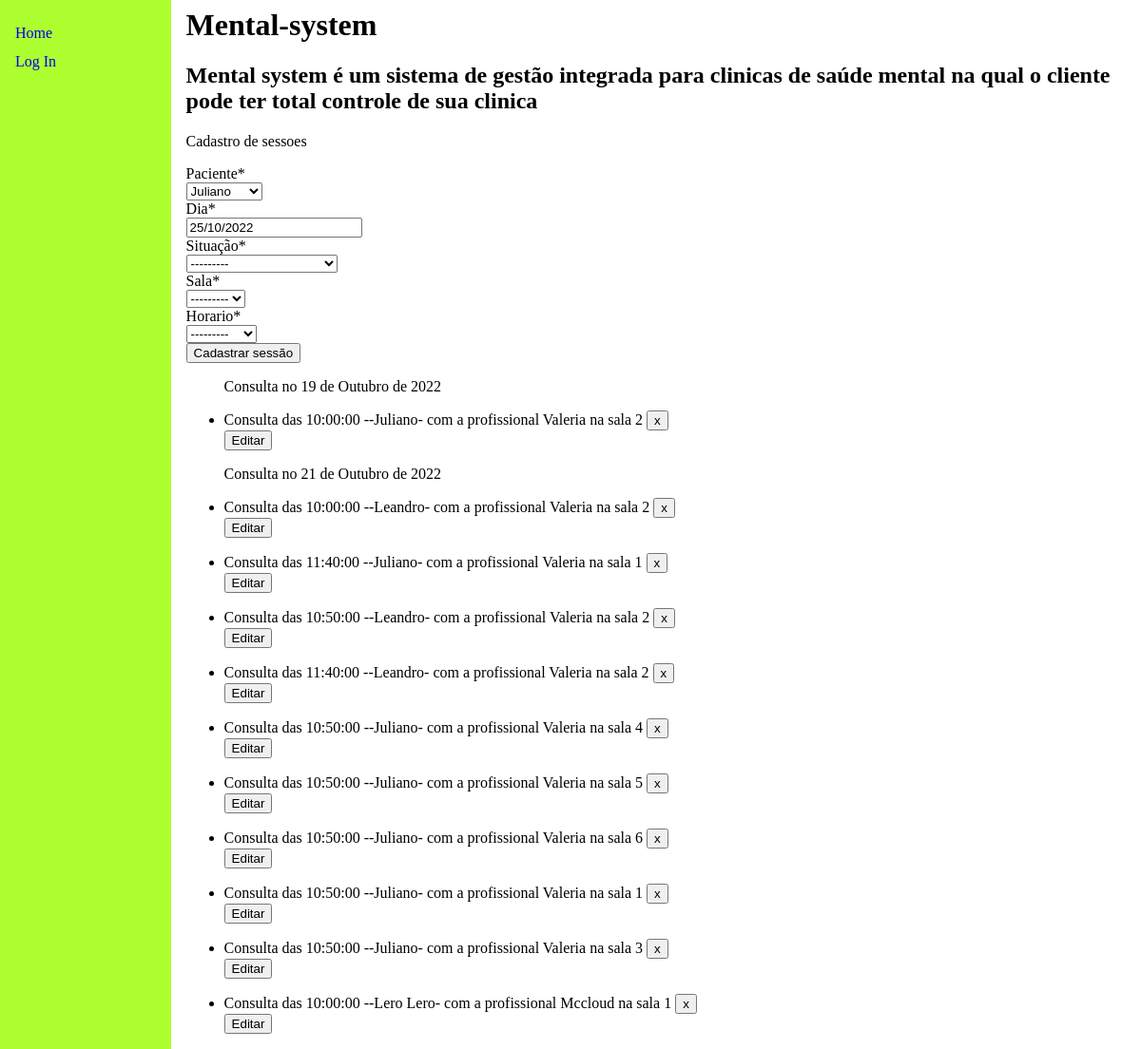
The page /Cadastro_sessoes/ on the database its author committed.
### marcacao/models.py (models this page shows, shortened)
class Horarios(models.Model):
    id = models.BigAutoField(primary_key=True)
    horario=models.TimeField()
    def __str__(self):
        return str(self.horario)

class Consulta(models.Model):
    situacoes=(("PC","Pendente Confirmação"),("C","Confirmado"),
    ("F","Falta"),("FJ","Falta Justificada"),("P","Presença"),
    ("R","Reposição"))
    paciente=models.ForeignKey(Paciente,on_delete=models.CASCADE,default=" ")
    dia=models.DateField(default=timezone.now())
    situação=models.CharField(max_length=10,choices=situacoes)
    sala=models.ForeignKey(Sala,on_delete=models.CASCADE)
    horario=models.ForeignKey(Horarios,on_delete=models.CASCADE)
    class Meta:
        constraints=[models.UniqueConstraint(
                fields=["sala","horario","dia"],
                name="Atendimento_unico"
            )
        ]

class Paciente(models.Model):
    nome=models.CharField(max_length=100,unique=True)
    Plano=models.ForeignKey(Planos, on_delete=models.CASCADE)
    data_nascimento=models.DateField()
    profissional=models.ForeignKey(Profissional,on_delete=models.CASCADE,blank=True)
    email=models.EmailField(blank=True)
    telefone=models.CharField(max_length=15,blank=True)
    cpf=models.CharField(max_length=11,blank=True)
    carteira_plano=models.CharField(max_length=30,blank=True)
    def __str__(self):
        return self.nome

class Profissional(models.Model):
    nome=models.CharField(max_length=100)
    especialidade=models.CharField(max_length=100)
    def __str__(self):
        return self.nome

class Sala(models.Model):
    id = models.BigAutoField(primary_key=True)
    def __str__(self):
        return str(self.id)

### marcacao/views.py (the view, shortened to what this page needs)
# urls.py: path('Cadastro_sessoes/', views.criar_consulta, name='cadastro_sessões'),
def criar_consulta(request):
    dias = Consulta.objects.dates("dia", "day")
    consultas = Consulta.objects.all()
    form = CriarConsulta()
    return render(request, "marcacao/Cadastro_sessoes.html", {'form': form, 'consultas': consultas, 'dias': dias})

### marcacao/forms.py
class CriarConsulta(forms.ModelForm):
   class Meta:
        model=Consulta
        fields= '__all__'

### marcacao/templates/marcacao/Cadastro_sessoes.html (shortened to what this page needs)
{% extends "marcacao/index.html" %}
{% block main %}
{% load crispy_forms_tags %}
    <p>Cadastro de sessoes </p>
    <div class="formulario">
    <form method="post" action=" ",name= salvar>
        {{form|crispy}}
        <button type=" submit" , name="salvar" class="formularioC"> Cadastrar sessão</button>
    </form>
    </div>
    <ul>
        {% for dia in dias %}
            <p> Consulta no {{dia|date}}</p>
                {% for consulta in consultas%}
                    {% if consulta.dia == dia  %}
                    <li> Consulta das {{consulta.horario}} --{{consulta.paciente}}- com a profissional {{consulta.paciente.profissional}} na sala {{consulta.sala}}
                        <form method="post" action="" style=display:inline>
                        <button name= apagar type= submit value={{consulta.id}} > x </button>
                        </form>
                        <form method="post" action="/Consultas/editar/{{consulta.id}}">
                            <button  type= submit > Editar </button>
                        </form>
                    </li>
                    {%endif%}
                {% endfor %}
        {%endfor%}
    </ul>
{% endblock%}

### rows shown on the page
Horarios: horario "---------"
Consulta: horario "10:00:00", paciente "Juliano", paciente.profissional "Valeria", sala "2", {{ consulta.id }} 63 (drawn)
Consulta: horario "10:00:00", paciente "Leandro", paciente.profissional "Valeria", sala "2", {{ consulta.id }} 65 (drawn)
Consulta: horario "11:40:00", paciente "Juliano", paciente.profissional "Valeria", sala "1", {{ consulta.id }} 66 (drawn)
Consulta: horario "10:50:00", paciente "Leandro", paciente.profissional "Valeria", sala "2", {{ consulta.id }} 67 (drawn)
Consulta: horario "11:40:00", paciente "Leandro", paciente.profissional "Valeria", sala "2", {{ consulta.id }} 68 (drawn)
Consulta: horario "10:50:00", paciente "Juliano", paciente.profissional "Valeria", sala "4", {{ consulta.id }} 69 (drawn)
Consulta: horario "10:50:00", paciente "Juliano", paciente.profissional "Valeria", sala "5", {{ consulta.id }} 70 (drawn)
Consulta: horario "10:50:00", paciente "Juliano", paciente.profissional "Valeria", sala "6", {{ consulta.id }} 71 (drawn)
Consulta: horario "10:50:00", paciente "Juliano", paciente.profissional "Valeria", sala "1", {{ consulta.id }} 72 (drawn)
Consulta: horario "10:50:00", paciente "Juliano", paciente.profissional "Valeria", sala "3", {{ consulta.id }} 73 (drawn)
Consulta: horario "10:00:00", paciente "Lero Lero", paciente.profissional "Mccloud", sala "1", {{ consulta.id }} 74 (drawn)

### other values the page prints
{{ dia|date }} "19 de Outubro de 2022" "21 de Outubro de 2022"
